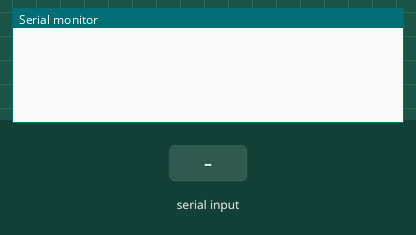
This sketch was run on a simulated Arduino Uno, built with avr-gcc and run on an emulated ATmega328P. Shown: the last lines printed to the serial monitor. The inputs (shaded band) are chosen by the test bench.

Above: at 1.2 s.
1.3 s: "<0>" received over Serial
At 2.0 s:
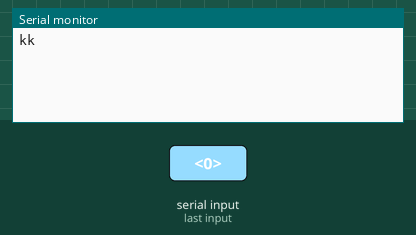
2.8 s: "0" received over Serial
At 4.3 s:
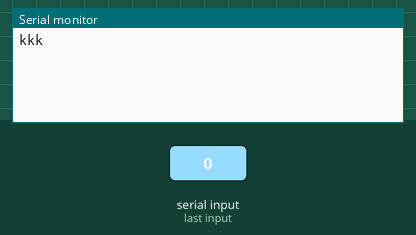

The sketch:

ArduinoIRController.ino
```cpp
// Для справки см.: https://github.com/SashkaCosmonaut/ntoj-space-discord-bot

#include <IRremote.h>

#define IR_SEND_PIN 13      // Константа из библиотеки задания пина для ИК-диода
#define ADDRESS     0x0102  // Взято из примера, хардкод
#define REPEATS     0       // Кол-во повторений миганий ИК-диодом

// Символьные константы, ожидаемые от программы
#define FORWARD_STR 'f'
#define BACK_STR    'b'
#define LEFT_STR    'l'
#define RIGHT_STR   'r'
#define STOP_STR    's'
#define OK_STR      'k'

// Сигналы пульта, посылаемые кораблю
#define P1          0x45
#define P2          0x46
#define P3          0x47
#define P4          0x44
#define P5          0x40
#define P6          0x43
#define P7          0x07
#define P8          0x15
#define P9          0x09
#define P0          0x19
#define P_STAR      0x16
#define P_HASH      0x0D
#define P_OK        0x1C
#define P_RIGHT     0x5A
#define P_LEFT      0x08
#define P_UP        0x18
#define P_DOWN      0x52

IRsend sender;        // Объект взаимодействия с ИК-диодом

char incomingChar;    // Считываемый с компьютера символ
int command;          // Расшифрованная команда для корабля

// По коду символа (полученного с компа через Serial) возвращает код кнопки на ИК-пульте. 0, если нет соответствия.
int decodeCommandChar(char commandChar)
{
  switch (commandChar) {
    case '0': return P0;
    case '1': return P1;
    case '2': return P2;
    case '3': return P3;
    case '4': return P4;
    case '5': return P5;
    case '6': return P6;
    case '7': return P7;
    case '8': return P8;
    case '9': return P9;
    case '*': return P_STAR;
    case '#': return P_HASH;
    case '.': return P_OK;
    case '>': return P_RIGHT;
    case '<': return P_LEFT;
    case '^': return P_UP;
    case 'v': return P_DOWN;
  }

  return  0;
}

void setup() {
  Serial.begin(9600); // Устанавливаем последовательное соединение

  IrSender.begin(IR_SEND_PIN, ENABLE_LED_FEEDBACK);  // Запускаем работу с ИК-диодом
}

void loop() {
  if (Serial.available() == 0) {  // Если ничего не пришло, ждём
    return;
  }

  while (Serial.available() > 0) { // Считываем всё, что приходит, оставляем последнее
    incomingChar = Serial.read();
  }

  command = decodeCommandChar(incomingChar);

  // В зависимости от константы посылаем сигнал кораблю, как бы пультом
  IrSender.sendNEC(ADDRESS, command, REPEATS);

  Serial.print(OK_STR);   // Отвечаем, что всё ОК

  incomingChar = ' ';
}
```

Measured:
- after the input at 1.3 s, the serial monitor: prints a new line after 0.07 s (image 1)
- after the input at 2.8 s, the serial monitor: prints a new line after 0.07 s (image 2)
